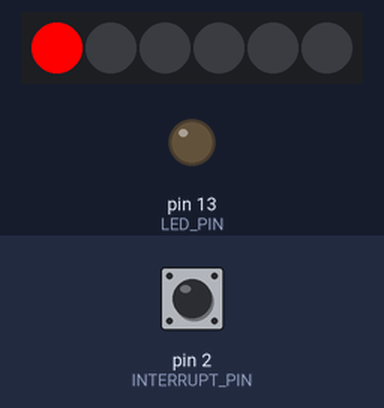
Bench run of a sketch on a simulated Arduino Uno, built with avr-gcc and run on an emulated ATmega328P. Parts: 6 RGB LEDs in strip order, left to right, output pins drawn as LEDs (lit = HIGH). The inputs (shaded band) are chosen by the test bench; at power-on: pin 2 (INTERRUPT_PIN) LOW. The sensor or clock chip raises its interrupt line as the real part does; what the sketch prints to the serial monitor is not drawn.

Above: at 0.6 s.
At 1.1 s:
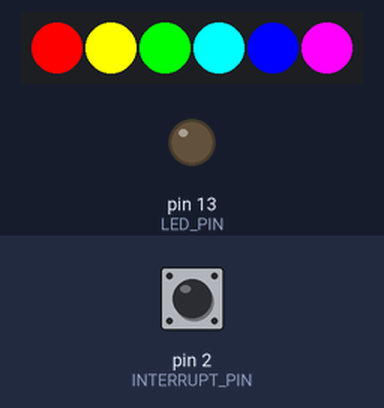

The sketch:

experiment_mov.ino
```cpp
/*
 使用方法：下記の用途によってコメントアウトするところを変える。
 例）普通のActeeとしてランダムに色を投げたい場合は、[ #define RANDOM ]のみコメントアウトを外す。
 - [#define RANDOM]：普通のActeeとしてランダムに色を変えたい時
 - [#define COLOR5]：投げた時に青を出したい時
 - [#define COLOR4]：投げた時に緑を出したい時
 - [#define COLOR3]：投げた時に黄色を出したい時
 - [#define COLOR2]：投げた時にオレンジを出したい時
 - [#define COLOR1]：投げた時にピンクを出したい時
 - [#define COLOR_1]：ピンクが三回連続で投げられた時のエフェクト
 - [#define COLOR_2]：オレンジが三回連続で投げられた時のエフェクト
 - [#define COLOR_3]：黄色が三回連続で投げられた時のエフェクト
 - [#define COLOR_4]：緑が三回連続で投げられた時のエフェクト
 - [#define COLOR_5]：青が三回連続で投げられた時のエフェクト
 - [#define COLOR_6]：前職が一回ずつで投げられた時のエフェクト
*/
// #define RANDOM
// #define COLOR5
// #define COLOR4
// #define COLOR3
// #define COLOR2
// #define COLOR1
// #define COLOR_1
// #define COLOR_2
// #define COLOR_3
// #define COLOR_4
// #define COLOR_5
// #define COLOR_6
/* ----------------------------------------------------------- */

#ifdef AVR
  #include <avr/power.h>
#endif
#include <Arduino.h>
#include "I2Cdev.h"
#include "MPU6050_6Axis_MotionApps20.h"
#if I2CDEV_IMPLEMENTATION == I2CDEV_ARDUINO_WIRE
  #include "Wire.h"
#endif
#include <Adafruit_NeoPixel.h>

#define PIN 7
#define NUMPIXELS 6

MPU6050 mpu;
Adafruit_NeoPixel pixels = Adafruit_NeoPixel(NUMPIXELS, PIN, NEO_GRB + NEO_KHZ800);

#define ROTATION_STORAGE 12   // 一定回数回転したらの回数
bool flying;   // 飛んでいるかの判定の変数
char rotation, before_rotation;   // 回転方向を格納する変数
char rotation_state;   // 回転回数を格納する変数
int before_angle;   // 一回前の角度

char count = 0;

#define INTERRUPT_PIN 2  // use pin 2 on Arduino Uno & most boards
#define LED_PIN 13 // (Arduino is 13, Teensy is 11, Teensy++ is 6)
bool blinkState = false;

bool dmpReady = false;  // set true if DMP init was successful
uint8_t mpuIntStatus;   // holds actual interrupt status byte from MPU
uint8_t devStatus;      // return status after each device operation (0 = success, !0 = error)
uint16_t packetSize;    // expected DMP packet size (default is 42 bytes)
uint16_t fifoCount;     // count of all bytes currently in FIFO
uint8_t fifoBuffer[64]; // FIFO storage buffer
Quaternion q;           // [w, x, y, z]         quaternion container
VectorFloat gravity;    // [x, y, z]            gravity vector
float ypr[3];           // [yaw, pitch, roll]   yaw/pitch/roll container and gravity vector


volatile bool mpuInterrupt = false;     // indicates whether MPU interrupt pin has gone high
void dmpDataReady() {
  mpuInterrupt = true;
}


void setup() {
#if I2CDEV_IMPLEMENTATION == I2CDEV_ARDUINO_WIRE
  Wire.begin();
  Wire.setClock(400000); // 400kHz I2C clock. Comment this line if having compilation difficulties
#elif I2CDEV_IMPLEMENTATION == I2CDEV_BUILTIN_FASTWIRE
  Fastwire::setup(400, true);
#endif
  Serial.begin(115200);
  while (!Serial); // wait for Leonardo enumeration, others continue immediately

  Serial.println(F("Initializing I2C devices..."));
  mpu.initialize();
  pinMode(INTERRUPT_PIN, INPUT);

  Serial.println(F("Testing device connections..."));
  Serial.println(mpu.testConnection() ? F("MPU6050 connection successful") : F("MPU6050 connection failed"));

  Serial.println(F("Initializing DMP..."));
  devStatus = mpu.dmpInitialize();

  mpu.setXGyroOffset(220);
  mpu.setYGyroOffset(76);
  mpu.setZGyroOffset(-85);
  mpu.setZAccelOffset(1788); // 1688 factory default for my test chip

  if (devStatus == 0) {
    Serial.println(F("Enabling DMP..."));
    mpu.setDMPEnabled(true);

    Serial.println(F("Enabling interrupt detection (Arduino external interrupt 0)..."));
    attachInterrupt(digitalPinToInterrupt(INTERRUPT_PIN), dmpDataReady, RISING);
    mpuIntStatus = mpu.getIntStatus();

    Serial.println(F("DMP ready! Waiting for first interrupt..."));
    dmpReady = true;

    packetSize = mpu.dmpGetFIFOPacketSize();
  } else {
    Serial.print(F("DMP Initialization failed (code "));
    Serial.print(devStatus);
    Serial.println(F(")"));
  }
  pinMode(LED_PIN, OUTPUT);
  pixels.begin();
  setupActee();   // 追記セットアップ
}


void loop() {
#ifdef RANDOM
  int a = random(1, 6);   // 1.0~6.0
  movFlyingColor(a);
#endif

#ifdef COLOR5
  movFlyingColor(5);
#endif

#ifdef COLOR4
  movFlyingColor(4);
#endif

#ifdef COLOR3
  movFlyingColor(3);
#endif

#ifdef COLOR2
  movFlyingColor(2);
#endif

#ifdef COLOR1
  movFlyingColor(1);
#endif

#ifdef COLOR_1
  changeColor(-1);
#endif

#ifdef COLOR_2
  changeColor(-2);
#endif

#ifdef COLOR_3
  changeColor(-3);
#endif

#ifdef COLOR_4
  changeColor(-4);
#endif

#ifdef COLOR_5
  changeColor(-5);
#endif

#ifdef COLOR_6
  changeColor(-6);
#endif
}


/*
 セットアップ関数
 - 飛んでる判定値の初期化
 - 回転方向の変数を初期化
    - 1：時計回り
    - 0：回ってない
    - -1：反時計回り
 - 一回前の回転方向の変数を初期化
 - 色変化変数の初期化
 - 連続で投げられた回数の変数の初期化
 - 一回前の角度の変数の初期化
 - 起動色の表示
 引数：なし
 戻り値：なし
*/
void setupActee() {
  flying = false;
  rotation = 0;
  before_rotation = 0;
  before_angle = 0;
  pixels.setPixelColor(0, 255, 0, 0);
  pixels.show();
  delay(100);
  pixels.setPixelColor(1, 255, 255, 0);
  pixels.show();
  delay(100);
  pixels.setPixelColor(2, 0, 255, 0);
  pixels.show();
  delay(100);
  pixels.setPixelColor(3, 0, 255, 255);
  pixels.show();
  delay(100);
  pixels.setPixelColor(4, 0, 0, 255);
  pixels.show();
  delay(100);
  pixels.setPixelColor(5, 255, 0, 255);
  pixels.show();
  delay(1000);
  #ifdef RANDOM COLOR5 COLOR4 COLOR3 COLOR2 COLOR1 COLOR_1 COLOR_2 COLOR_3 COLOR_4 COLOR_5 COLOR_6
    for (int i = 0; i < NUMPIXELS; i++) {
      pixels.setPixelColor(i, 100, 100, 100);
    }
    pixels.show();
  #endif
}

/*
 フリスビーが飛んだかどうかを判定するための関数
 - 前の角度と今の角度の差を計算
 - 現在角度をbefore変数に格納
 - 一定の値が続いたら回転したと判断
 - flying変数に回転状態を格納
 - どっち回転かを測定
 - rotation変数に回転方向を格納
 - 一定回数同じ方向に回転したら
 引数：一個前の回転角度 現在の回転角度
 戻り値：飛んでたらtrue、飛んでなかったらfalse
*/
bool stateActee(int before, int now) {
  int difference = before - now;
  if (difference >= 300) rotation = before_rotation;   // 反時計回り
  if (300 > difference && difference >= 6) rotation = 1;   // 時計回り
  if (6 > difference && difference > -6) rotation = 0;
  if (-6 >= difference && difference > -300) rotation = -1;   // 反時計回り
  if (-300 >= difference) rotation = before_rotation;   // 時計回り
  before_angle = now;

  if (flying) {   // 飛んでる時の処理
    if (before_rotation != rotation) {   // キャッチしたら
      rotation_state = 0;
      return false;
    }
    return true;
  } else {
    if (rotation == 0) {   // 動いてなかったら
      rotation_state = 0;
      return false;
    }
    if (before_rotation == rotation) {   // 前回と同じ方向に回ったら
      rotation_state ++;
      if (rotation_state == ROTATION_STORAGE) {   // YAW_STORAGE分、同じ方向に回り続けた -> 投げた！
        return true;
      }
    } else {   // 飛んでない時の処理
      rotation_state = 0;
    }
    before_rotation = rotation;
    return false;
  }
}

/*
 Acteeの色変化のための関数
 引数：色を指定するための変数
    - -6：全色連続
    - -5：青3回連続
    - -4：緑3回連続
    - -3：黄色3回連続
    - -2：オレンジ3回連続
    - -1：赤ピンク3回連続
    - 0 ：スタンダードの色
    - 1 ：評価での赤ピンク
    - 2 ：評価でのオレンジ
    - 3 ：評価での黄色
    - 4 ：評価での緑
    - 5 ：評価での青色
 戻り値：なし
*/
void changeColor(char color_type) {
//  int delay_time = 3000;
  int delay_time = 1000;
  switch(color_type) {
    case 0:
      for (int i = 0; i < NUMPIXELS; i++) {
        pixels.setPixelColor(i, 100, 100, 100);
      }
      pixels.show();
      break;
    case 1:
      for (int i = 0; i < NUMPIXELS; i++) {
        pixels.setPixelColor(i, 255, 50, 60);
      }
      pixels.show();
      break;
    case 2:
      for (int i = 0; i < NUMPIXELS; i++) {
        pixels.setPixelColor(i, 255, 80, 0);
      }
      pixels.show();
      break;
    case 3:
      for (int i = 0; i < NUMPIXELS; i++) {
        pixels.setPixelColor(i, 251, 211, 28);
      }
      pixels.show();
      break;
    case 4:
      for (int i = 0; i < NUMPIXELS; i++) {
        pixels.setPixelColor(i, 56, 151, 35);
      }
      pixels.show();
      break;
    case 5:
      for (int i = 0; i < NUMPIXELS; i++) {
//        pixels.setPixelColor(i, 135, 206, 250);
        pixels.setPixelColor(i, 10, 255, 255);
      }
      pixels.show();
      break;
    case -1:
      for (int i = 0; i < NUMPIXELS; i++) {
        if (i % 2 == 0) {
          pixels.setPixelColor(i, 255, 50, 60);
        } else {
          pixels.setPixelColor(i, 0, 0, 0);
        }
      }
      pixels.show();
      delay(delay_time / 2);
      for (int i = 0; i < NUMPIXELS; i++) {
        if (i % 2 == 0) {
          pixels.setPixelColor(i, 0, 0, 0);
        } else {
          pixels.setPixelColor(i, 234, 145, 152);
        }
      }
      pixels.show();
      delay(delay_time / 2);
      break;
    case -2:
      for (int i = 0; i < NUMPIXELS; i++) {
        for (int j = 0; j < NUMPIXELS; j++) {
          pixels.setPixelColor(j, 0, 0, 0);
        }
        pixels.setPixelColor(i, 255, 80, 0);
        pixels.show();
        delay(delay_time / NUMPIXELS);
      }
      break;
    case -3:
      for (int i = 0; i < NUMPIXELS; i++) {
        pixels.setPixelColor(i, 0, 0, 0);
      }
      pixels.setPixelColor(0, 255, 255, 0);
      pixels.show();
      delay(delay_time / NUMPIXELS);
      pixels.setPixelColor(0, 0, 0, 0);
      pixels.setPixelColor(2, 255, 255, 0);
      pixels.show();
      delay(delay_time / NUMPIXELS);
      pixels.setPixelColor(2, 0, 0, 0);
      pixels.setPixelColor(4, 255, 255, 0);
      pixels.show();
      delay(delay_time / NUMPIXELS);
      pixels.setPixelColor(4, 0, 0, 0);
      pixels.setPixelColor(1, 255, 255, 0);
      pixels.show();
      delay(delay_time / NUMPIXELS);
      pixels.setPixelColor(1, 0, 0, 0);
      pixels.setPixelColor(3, 255, 255, 0);
      pixels.show();
      delay(delay_time / NUMPIXELS);
      pixels.setPixelColor(3, 0, 0, 0);
      pixels.setPixelColor(5, 255, 255, 0);
      pixels.show();
      delay(delay_time / NUMPIXELS);
      break;
    case -4:
      for (int i = 0; i < NUMPIXELS; i++) {
        pixels.setPixelColor(i, 0, 0, 0);
      }
      for (int i = 0; i < NUMPIXELS; i++) {
        pixels.setPixelColor(i, 0, 255, 0);
        pixels.show();
        delay(delay_time / NUMPIXELS);
      }
      break;
    case -5:
      for (int i = 0; i < NUMPIXELS; i++) {
        for (int j = 0; j < NUMPIXELS; j++) {
          pixels.setPixelColor(j, 10, 255, 255);
        }
        pixels.setPixelColor(i, 20, 20, 255);
        if (i != 5) {
          pixels.setPixelColor(i+1, 20, 20, 255);
        } else {
          pixels.setPixelColor(0, 20, 20, 255);
        }
        pixels.show();
        delay(delay_time / NUMPIXELS);
      }
     break;
    case -6:
      pixels.setPixelColor(0, 255, 0, 0);
      pixels.setPixelColor(1, 255, 255, 0);
      pixels.setPixelColor(2, 0, 255, 0);
      pixels.setPixelColor(3, 0, 255, 255);
      pixels.setPixelColor(4, 0, 0, 255);
      pixels.setPixelColor(5, 255, 0, 255);
      pixels.show();
      delay(delay_time / 2);
      for (int i = 0; i < NUMPIXELS; i++) {
        pixels.setPixelColor(i, 0, 0, 0, 0);
      }
      pixels.show();
      delay(delay_time / 2);
     break;
  }
}

// 動画用関数
void movFlyingColor(char c) {
  if (!dmpReady) return;
  mpuInterrupt = false;
  mpuIntStatus = mpu.getIntStatus();
  fifoCount = mpu.getFIFOCount();
  if ((mpuIntStatus & 0x10) || fifoCount == 1024) {
    mpu.resetFIFO();
    Serial.println(F("FIFO overflow!"));
  } else if (mpuIntStatus & 0x02) {
    while (fifoCount < packetSize) fifoCount = mpu.getFIFOCount();
    mpu.getFIFOBytes(fifoBuffer, packetSize);
    fifoCount -= packetSize;

    /* ヨーピッチロールを取得 */
    mpu.dmpGetQuaternion(&q, fifoBuffer);
    mpu.dmpGetGravity(&gravity, &q);
    mpu.dmpGetYawPitchRoll(ypr, &q, &gravity);

    int yaw_angle = (int) (ypr[0] * 180/M_PI);   // 回転角度の測定
    bool flying_now = stateActee(before_angle, yaw_angle);
    if (!flying && flying_now) {   // 投げたら
      flying = true;
      changeColor(c);
      count++;
    } else if (flying && !flying_now) {   // キャッチしたら
      flying = false;
      rotation = 0;
      if (count != 3) {
        changeColor(0);
      } else {
        count = 0;
        changeColor(c*=-1);
        changeColor(c*=-1);
        changeColor(0);
      }

    }
    blinkState = !blinkState;
    digitalWrite(LED_PIN, blinkState);
  }
}
```
